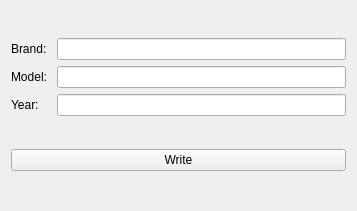
<?xml version="1.0" encoding="UTF-8"?>
<ui version="4.0">
 <class>Widget</class>
 <widget class="QWidget" name="Widget">
  <property name="geometry">
   <rect>
    <x>0</x>
    <y>0</y>
    <width>357</width>
    <height>211</height>
   </rect>
  </property>
  <property name="windowTitle">
   <string>Widget</string>
  </property>
  <layout class="QVBoxLayout" name="verticalLayout">
   <item>
    <layout class="QGridLayout" name="gridLayout">
     <item row="0" column="0">
      <widget class="QLabel" name="label">
       <property name="text">
        <string>Brand: </string>
       </property>
      </widget>
     </item>
     <item row="0" column="1">
      <widget class="QLineEdit" name="leBrand"/>
     </item>
     <item row="1" column="0">
      <widget class="QLabel" name="label_2">
       <property name="text">
        <string>Model: </string>
       </property>
      </widget>
     </item>
     <item row="1" column="1">
      <widget class="QLineEdit" name="leModel"/>
     </item>
     <item row="2" column="0">
      <widget class="QLabel" name="label_3">
       <property name="text">
        <string>Year: </string>
       </property>
      </widget>
     </item>
     <item row="2" column="1">
      <widget class="QLineEdit" name="leYear"/>
     </item>
    </layout>
   </item>
   <item>
    <widget class="QPushButton" name="btnWrite">
     <property name="text">
      <string>Write</string>
     </property>
    </widget>
   </item>
  </layout>
 </widget>
 <resources/>
 <connections/>
</ui>
